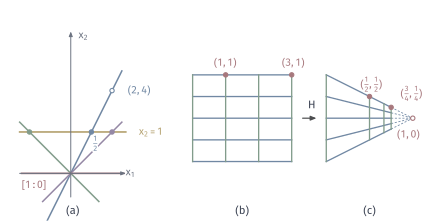

This figure's Python source:
"""RP1 in the chart x2=1 and the projective map (u,v)->(u,v)/(u+1) on a grid."""
from pathlib import Path
import sys
ROOT = next(p for p in Path(__file__).resolve().parents if (p/"build.sh").is_file() and (p/"tex/book.tex").is_file())
sys.path.insert(0, str(ROOT/"figures/04-spaces-measures-and-geometry/04-manifolds/matplotlib/mfd-common"))
from mfd3d import *

W, H = 112, 56
fig, ax = canvas(W, H)
ox, oy, s = 18, 12, 10.5
arrow(ax, (ox-13, oy), (ox+14, oy), color=MUTED, lw=.7, scale=5)
arrow(ax, (ox, oy-6), (ox, oy+36), color=MUTED, lw=.7, scale=5)
label(ax, (ox+15.2, oy+.2), '$x_1$', 7.5, MUTED); label(ax, (ox+3.2, oy+35), '$x_2$', 7.5, MUTED)
ax.plot([ox-13, ox+14], [oy+s, oy+s], color=YELLOW, lw=1.2, zorder=3)
label(ax, (ox+20.5, oy+s), '$x_2=1$', 7.5, YELLOW, halo=True)
def line(u, c, lw=1.1):
    v = np.array([u, 1.0])
    k = min(3.3, 13/(abs(u)*s) if u else 3.3)
    ax.plot([ox-k*s*v[0]*.55, ox+k*s*v[0]], [oy-k*s*v[1]*.55, oy+k*s*v[1]], color=c, lw=lw, zorder=4)
for u, c in ((.5, BLUE), (-1.0, GREEN), (1.0, PURPLE)):
    line(u, c)
ax.plot([ox-12.5, ox+13.5], [oy, oy], color=RED, lw=1.2, zorder=5)
for u, c in ((.5, BLUE), (-1.0, GREEN), (1.0, PURPLE)):
    dot(ax, (ox+u*s, oy+s), c, zorder=8)
pt = (ox+2*s*.5, oy+4*s*.5)
dot(ax, (ox+1.0*s, oy+2*s), BLUE, size=1.5, zorder=8, hollow=True)
label(ax, (ox+1.0*s+7.0, oy+2*s), '$(2,4)$', 7.5, BLUE, halo=True)
label(ax, (ox+.5*s+1.0, oy+s-3.0), r'$\frac{1}{2}$', 7.5, BLUE, halo=True)
label(ax, (ox-9.3, oy-3), '$[1:0]$', 7.5, RED, halo=True)
# (b) source grid, (c) image grid.
xb, yb, ub, vb = 49, 26, 8.4, 11
xc, yc, uc, vc = 83, 26, 22, 11
lines_v = np.array([-1, -.5, 0, .5, 1])
lines_u = np.array([0, 1, 2, 3])
U = np.linspace(0, 3, 200)
for v in lines_v:
    ax.plot(xb+ub*U, yb+vb*v+0*U, color=BLUE, lw=.95, zorder=3)
    ax.plot(xc+uc*U/(U+1), yc+vc*v/(U+1), color=BLUE, lw=.95, zorder=3)
V = np.linspace(-1, 1, 50)
for u in lines_u:
    ax.plot(xb+ub*u+0*V, yb+vb*V, color=GREEN, lw=.95, zorder=3)
    ax.plot(xc+uc*u/(u+1)+0*V, yc+vc*V/(u+1), color=GREEN, lw=.95, zorder=3)
# dashed continuation to the vanishing point
for v in lines_v:
    ax.plot([xc+uc*.75, xc+uc], [yc+vc*v/4, yc], color=BLUE, lw=.6, ls=(0, (2.5, 2)), zorder=2)
dot(ax, (xc+uc, yc), RED, zorder=8, hollow=True)
label(ax, (xc+uc-1, yc-4.2), '$(1,0)$', 7.5, RED, halo=True)
P1, P2 = np.array([1, 1.0]), np.array([3, 1.0])
for q in (P1, P2):
    dot(ax, (xb+ub*q[0], yb+vb*q[1]), RED, zorder=8)
    img = q/(q[0]+1)
    dot(ax, (xc+uc*img[0], yc+vc*img[1]), RED, zorder=8)
label(ax, (xb+ub*1, yb+vb+3), '$(1,1)$', 7.5, RED, halo=True)
label(ax, (xb+ub*3+.5, yb+vb+3), '$(3,1)$', 7.5, RED, halo=True)
label(ax, (xc+uc*.5+.5, yc+vc*.5+3), r'$(\frac{1}{2},\frac{1}{2})$', 7.5, RED, halo=True)
label(ax, (xc+uc*.75+5.2, yc+vc*.25+3.4), r'$(\frac{3}{4},\frac{1}{4})$', 7.5, RED, halo=True)
arrow(ax, (xb+ub*3+2.8, yb), (xc-2.5, yc), color=STROKE, lw=.9, scale=6)
label(ax, ((xb+ub*3+xc)/2+.8, yb+3.2), r'$H$')
panel_tag(ax, ox+.5, 1.7, '(a)'); panel_tag(ax, xb+ub*1.5, 1.7, '(b)'); panel_tag(ax, xc+uc*.5, 1.7, '(c)')
save(fig, Path(__file__).resolve().parent, 'figure', {'formula': 'chart u=x1/x2; H=[[1,0,0],[0,1,0],[1,0,1]], (u,v)->(u,v)/(u+1); lines v=c meet at (1,0)'})
